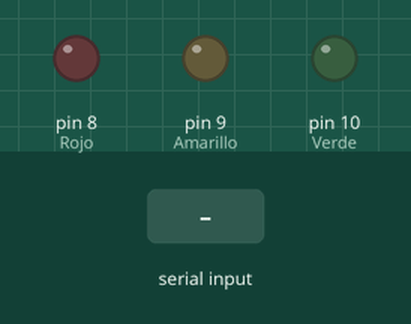
Bench run of a sketch on a simulated Arduino Uno, built with avr-gcc and run on an emulated ATmega328P. Shown: output pins drawn as LEDs (lit = HIGH). Inputs (shaded band) come from the test bench.

Above: at 1.2 s.
1.3 s: "90,45,200\n" received over Serial
At 2.3 s:
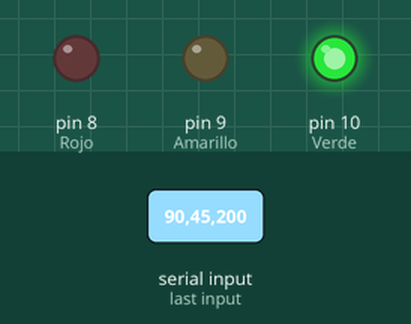
At 26.8 s:
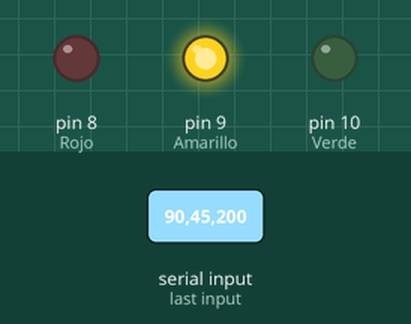
Timing chart, 0 to 27.2 s (numbered marks = the images above; inputs shaded):
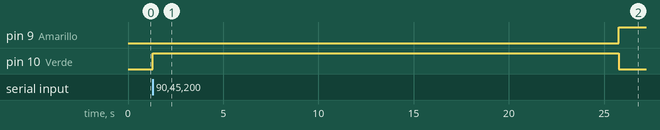

Measured:
- after the input at 1.3 s, pin 9 (Amarillo): LOW → HIGH after 24.5 s; pin 10 (Verde): LOW → HIGH at once, → LOW 24.5 s later

The sketch:

semaforo.ino
```cpp
int tVerde = 0;
int tAmarillo = 0;
int tRojo = 0;

void setup() {
  pinMode(8, OUTPUT); // Rojo
  pinMode(9, OUTPUT); // Amarillo
  pinMode(10, OUTPUT); // Verde

  // Apagar todo por defecto
  digitalWrite(8, LOW);
  digitalWrite(9, LOW);
  digitalWrite(10, LOW);

  Serial.begin(9600);
}

void loop() {

  if (Serial.available() > 0) {
    String data = Serial.readStringUntil('\n');
    data.trim();

    if (data == "STOP") {
      // Apagar LEDs
      digitalWrite(8, LOW);
      digitalWrite(9, LOW);
      digitalWrite(10, LOW);
      return;
    }

    int p1 = data.indexOf(',');
    int p2 = data.lastIndexOf(',');

    if (p1 > 0 && p2 > p1) {
      tVerde = data.substring(0, p1).toInt();
      tAmarillo = data.substring(p1 + 1, p2).toInt();
      tRojo = data.substring(p2 + 1).toInt();
    }
  }

  if (tVerde > 0 && tAmarillo > 0 && tRojo > 0) {

    // Verde
    digitalWrite(10, HIGH);
    digitalWrite(9, LOW);
    digitalWrite(8, LOW);
    delay(tVerde * 1000);

    // Amarillo
    digitalWrite(10, LOW);
    digitalWrite(9, HIGH);
    digitalWrite(8, LOW);
    delay(tAmarillo * 1000);

    // Rojo
    digitalWrite(10, LOW);
    digitalWrite(9, LOW);
    digitalWrite(8, HIGH);
    delay(tRojo * 1000);
  }
}
```
